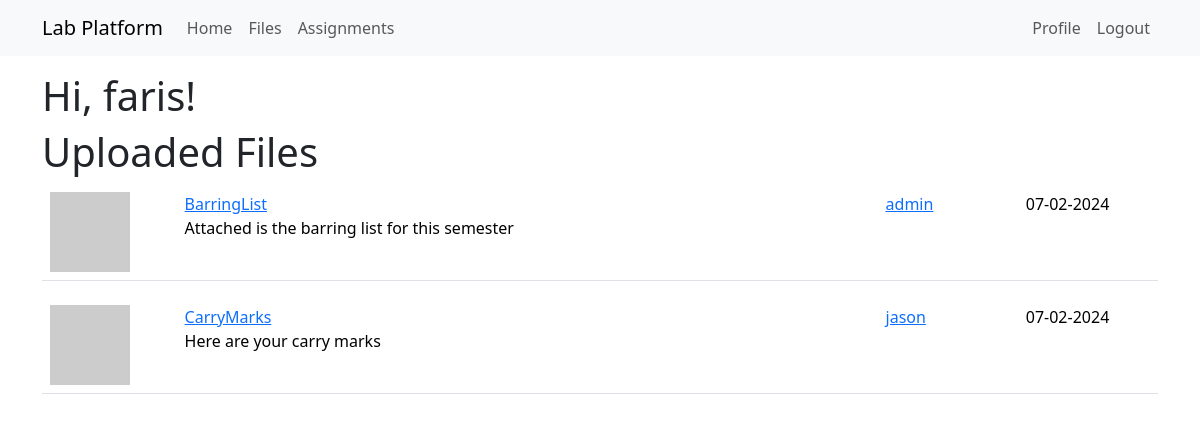
/board (signed in), run on the app's committed database.
### app/models.py (models this page shows, shortened)
class User(UserMixin, db.Model):
    id: so.Mapped[int] = so.mapped_column(primary_key=True)
    username: so.Mapped[str] = so.mapped_column(sa.String(64), index=True,
                                                unique=True)
    email: so.Mapped[str] = so.mapped_column(sa.String(120), index=True,
                                             unique=True)
    password_hash: so.Mapped[Optional[str]] = so.mapped_column(sa.String(256))
    posts: so.WriteOnlyMapped['Post'] = so.relationship(
        back_populates='author')
    files: so.WriteOnlyMapped['File'] = so.relationship(
        back_populates='uploader')
    role: so.Mapped[int] = so.mapped_column(sa.Integer, default=-1, index=True, unique=False)
    assignments: so.WriteOnlyMapped['Assignment'] = so.relationship(
        back_populates='asmtauthor')
    submissions: so.WriteOnlyMapped['Submission'] = so.relationship(
        back_populates='submitter')
    def avatar(self, size):
        digest = md5(self.email.lower().encode('utf-8')).hexdigest()
        return f'https://www.gravatar.com/avatar/{digest}?d=identicon&s={size}'
    def is_admin(self):
        return self.role == 0
    def is_lecturer(self):
        return self.role == 1

class File(db.Model):
    id: so.Mapped[int] = so.mapped_column(primary_key=True)
    filename: so.Mapped[str] = so.mapped_column(sa.String(140))
    timestamp: so.Mapped[datetime] = so.mapped_column(
        index=True, default=lambda: datetime.now(timezone.utc))
    user_id: so.Mapped[int] = so.mapped_column(sa.ForeignKey(User.id),
                                               index=True)
    path: so.Mapped[str] = so.mapped_column(sa.String(140))
    uploader: so.Mapped[User] = so.relationship(back_populates='files')
    description: so.Mapped[str] = so.mapped_column(sa.String(140), index=False, unique=False, nullable=True)
    title: so.Mapped[str] = so.mapped_column(sa.String(140), index=False, unique=False, nullable=True, default='Untitled')
    submissions: so.Mapped['Submission'] = so.relationship(back_populates='file')

### app/routes.py (the view)
@app.route('/board', methods=['GET', 'POST'])
@login_required
def board():
    form = UploadButton()
    if form.validate_on_submit():
        return redirect(url_for('upload'))
    return render_template('board.html',title='Files', files=db.session.scalars(sa.select(File).where(File.submissions == None).order_by(sa.desc(File.timestamp))).all(), form=form)

### app/models.py (called while the page is built)
@login.user_loader
def load_user(id):
    return db.session.get(User, int(id))

### app/templates/board.html (shortened to what this page needs)
{% extends "base.html" %}
{% import 'bootstrap_wtf.html' as wtf %}
{% block content %}
<h1>Hi, {{ current_user.username }}!</h1>
<h1>Uploaded Files</h1>
{% for file in files %}
{% include '_files.html' %}
{% endfor %}
{% endblock %}

### app/templates/_files.html
<table class="table table-hover">
    <tr>
        <td width="70px">
            <a href="{{ url_for('user', username=file.uploader.username) }}">
                <img src="{{ file.uploader.avatar(70) }}" />
            </a>
        </td>
        <td width="500px">
            <p>
                <a href="{{ url_for('details', fileid = file.id) }}">
                    {{ file.title }}
                </a>
                <br> {% if file.description %}
                {{ file.description }}
                {% endif %}
            </p>
        </td>
        <td width="100px">
            <a href="{{ url_for('user', username=file.uploader.username) }}">
                {{ file.uploader.username }}
            </a>
        </td>
        <td width="100px">
            <p>
                {{ file.timestamp.strftime('%d-%m-%Y') }}
            </p>
    </tr>
</table>

### data on the page
User: username "faris"
File: title "BarringList", description "Attached is the barring list for this semester", uploader.username "admin", timestamp "07-02-2024"
File: title "CarryMarks", description "Here are your carry marks", uploader.username "jason", timestamp "07-02-2024"
